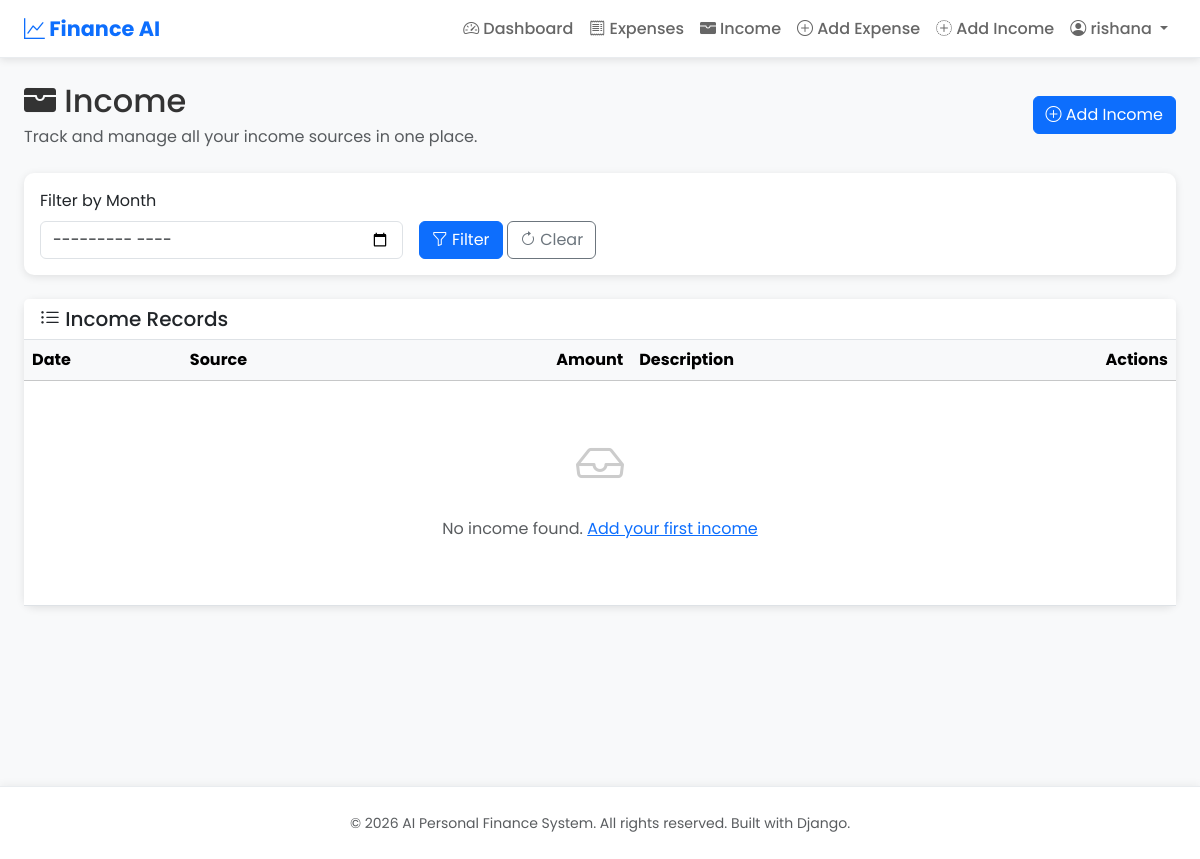
The page /income/ (signed in) on the database as committed earlier.
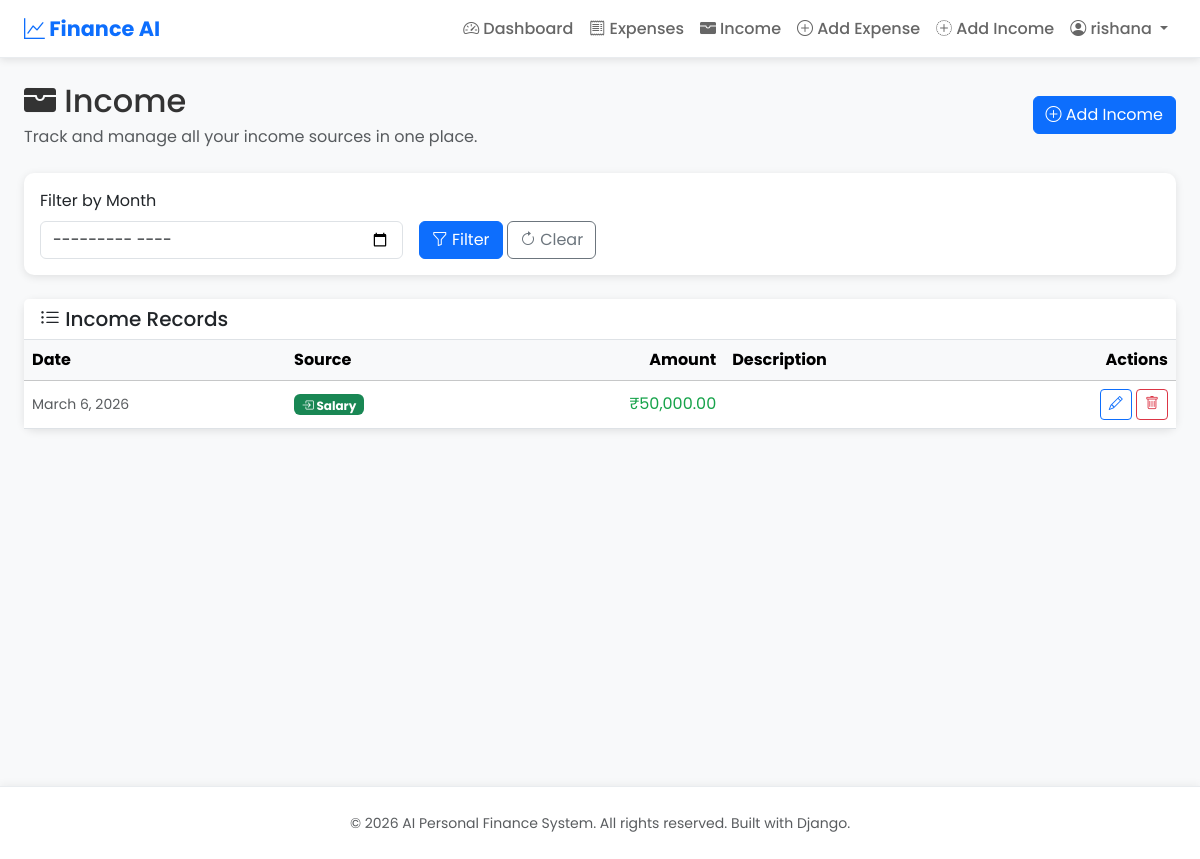
The same page on the database as committed later.
### expenses/models.py (models this page shows, shortened)
class Income(models.Model):
    SOURCE_CHOICES = [
        ('Salary', 'Salary'),
        ('Freelance', 'Freelance'),
        ('Business', 'Business'),
        ('Investment', 'Investment'),
        ('Other', 'Other'),
    ]
    user = models.ForeignKey(User, on_delete=models.CASCADE, related_name='incomes')
    source = models.CharField(max_length=20, choices=SOURCE_CHOICES)
    amount = models.DecimalField(
        max_digits=10,
        decimal_places=2,
        validators=[
            MinValueValidator(Decimal('0.01')),
            MaxValueValidator(Decimal('100000000.00'))
        ]
    )
    description = models.TextField(blank=True)
    date = models.DateField(default=dt_date.today)
    created_at = models.DateTimeField(auto_now_add=True)
    class Meta:
        ordering = ['-date', '-created_at']

### expenses/views.py (the view)
# urls.py: path('income/', views.income_list, name='income_list'),
@login_required
@user_passes_test(is_regular_user, redirect_field_name=None)
def income_list(request):
	if request.user.is_staff or request.user.is_superuser:
		return redirect('admin_dashboard')
	form = MonthFilterForm(request.GET or None)
	qs = Income.objects.filter(user=request.user)
	selected_month = None
	if form.is_valid() and form.cleaned_data.get('month'):
		selected_month = form.cleaned_data['month']
		qs = qs.filter(date__year=selected_month.year, date__month=selected_month.month)
	context = {
		'incomes': qs.order_by('-date', '-id'),
		'form': form,
		'selected_month': selected_month,
	}
	return render(request, 'income_list.html', context)

### expenses/forms.py
class MonthFilterForm(forms.Form):
    month = forms.DateField(
        required=False,
        widget=forms.DateInput(attrs={"type": "month", "class": "form-control"}),
        help_text="Filter by month",
    )

### expenses/views.py (called while the page is built)
def is_regular_user(user):
	return not (user.is_staff or user.is_superuser)

### expenses/templates/income_list.html (shortened to what this page needs)
{% extends 'base.html' %}
{% load humanize %}
{% block content %}
<div class="d-flex justify-content-between align-items-center mb-4">
  <div>
    <h2 class="mb-1"><i class="bi bi-wallet-fill"></i> Income</h2>
    <p class="text-muted mb-0">Track and manage all your income sources in one place.</p>
  </div>
  <a class="btn btn-primary fw-600" href="{% url 'add_income' %}"><i class="bi bi-plus-circle"></i> Add Income</a>
</div>
<div class="card mb-4">
  <div class="card-body">
    <form method="get" class="row g-3 align-items-end">
      <div class="col-md-4">
        <label class="form-label fw-600">Filter by Month</label>
        {{ form.month }}
      </div>
      <div class="col-md-auto">
        <button class="btn btn-primary" type="submit"><i class="bi bi-funnel"></i> Filter</button>
        <a class="btn btn-outline-secondary" href="{% url 'income_list' %}"><i class="bi bi-arrow-clockwise"></i>
          Clear</a>
      </div>
    </form>
  </div>
</div>
<div class="card">
  <div class="card-header bg-white border-bottom">
    <h5 class="mb-0"><i class="bi bi-list-ul"></i> Income Records</h5>
  </div>
  <div class="card-body p-0">
    <div class="table-responsive">
      <table class="table table-hover align-middle mb-0">
        <thead class="table-light">
          <tr>
            <th>Date</th>
            <th>Source</th>
            <th class="text-end">Amount</th>
            <th>Description</th>
            <th class="text-end">Actions</th>
          </tr>
        </thead>
        <tbody>
          {% for i in incomes %}
          <tr>
            <td><small class="text-muted">{{ i.date }}</small></td>
            <td>
              <span class="badge bg-success">
                <i class="bi bi-box-arrow-in-right"></i> {{ i.source }}
              </span>
            </td>
            <td class="text-end fw-600 text-truncate" style="max-width: 150px; color: #16a34a;">
              ₹{{ i.amount|floatformat:2|intcomma }}
            </td>
            <td><small>{{ i.description|truncatewords:10 }}</small></td>
            <td class="text-end">
              <a class="btn btn-sm btn-outline-primary" href="/income/{{ i.id }}/edit/" title="Edit"><i
                  class="bi bi-pencil"></i></a>
              <form action="/income/{{ i.id }}/delete/" method="post" class="d-inline" title="Delete">
                <button class="btn btn-sm btn-outline-danger"
                  onclick="return confirm('Are you sure you want to delete this income?')" type="submit"><i
                    class="bi bi-trash"></i></button>
              </form>
            </td>
          </tr>
          {% empty %}
          <tr>
            <td colspan="5" class="text-center py-5">
              <i class="bi bi-inbox" style="font-size: 3rem; color: #ccc;"></i>
              <p class="text-muted mt-3">No income found. <a href="{% url 'add_income' %}">Add your first income</a></p>
            </td>
          </tr>
          {% endfor %}
        </tbody>
      </table>
    </div>
  </div>
</div>
{% endblock %}

Rows that differ between the two databases and show on the page:
added Income: date "March 6, 2026", source "Salary", amount "50,000.00"
Other text that changed with them:
text no longer shown: "No income found. Add your first income"
